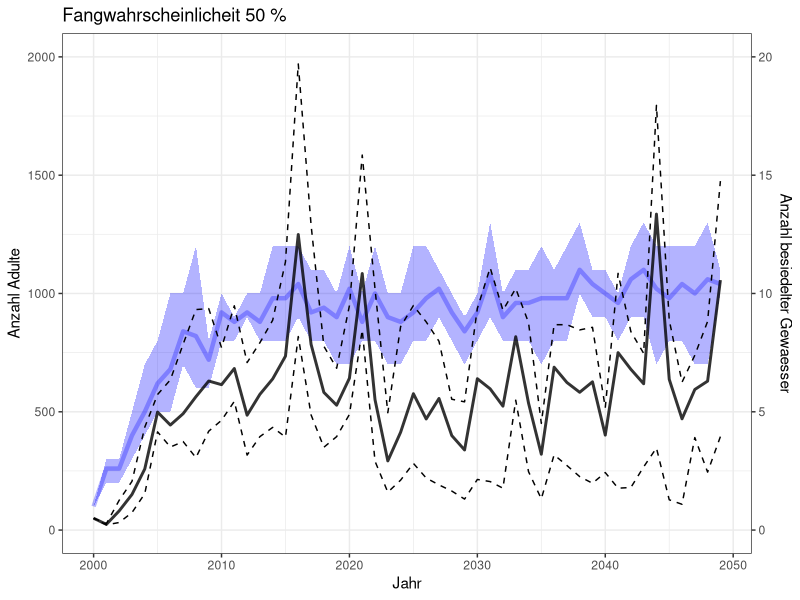
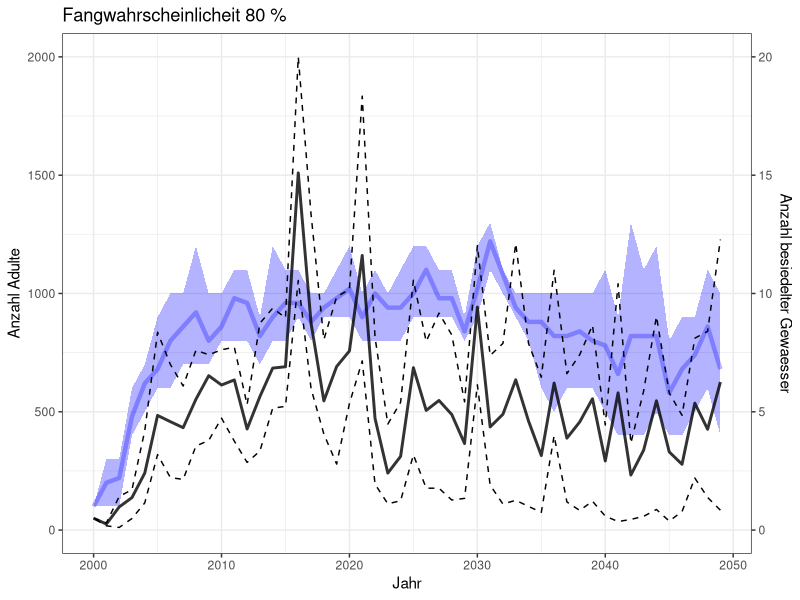
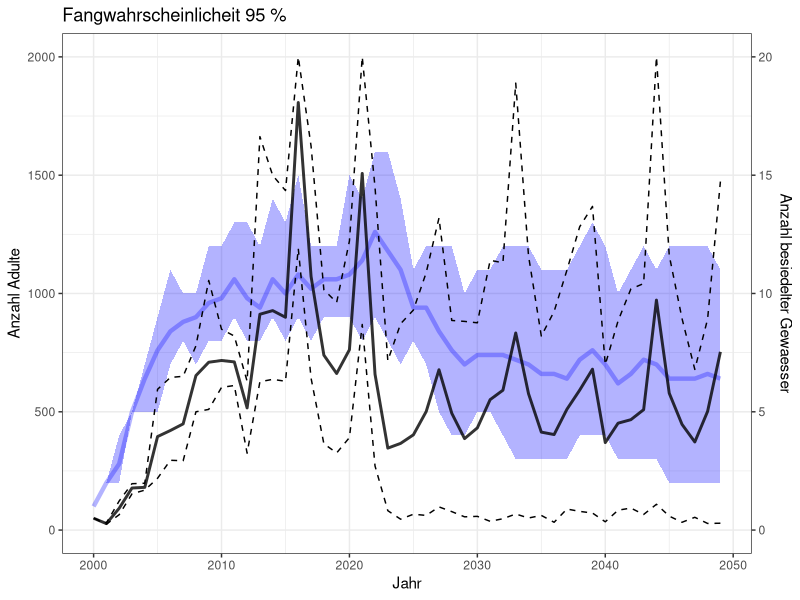
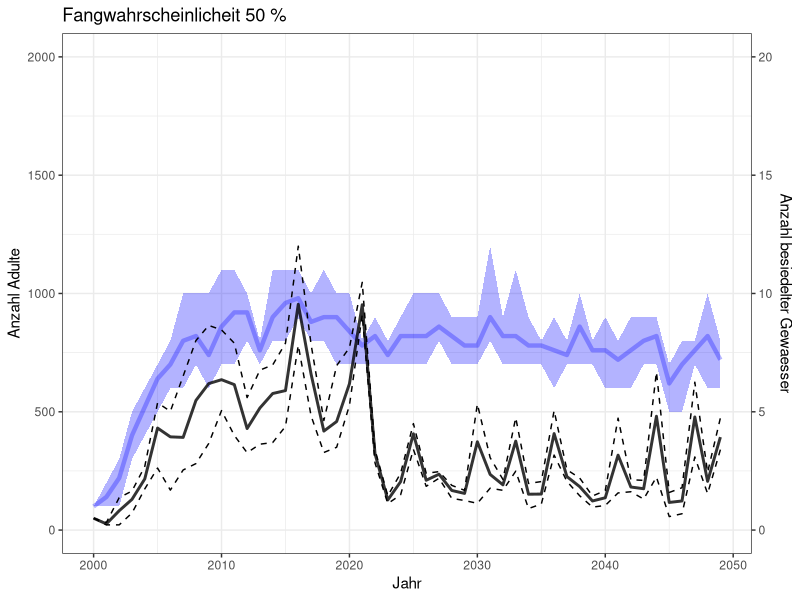
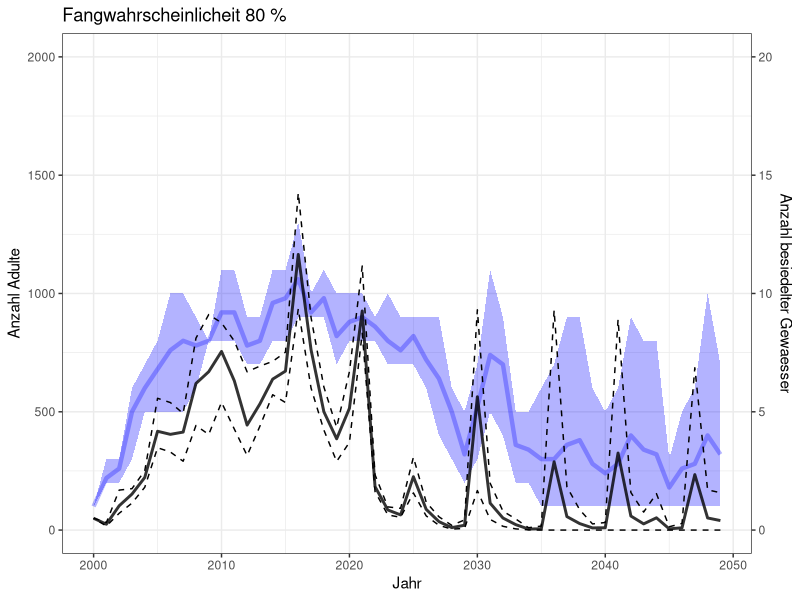
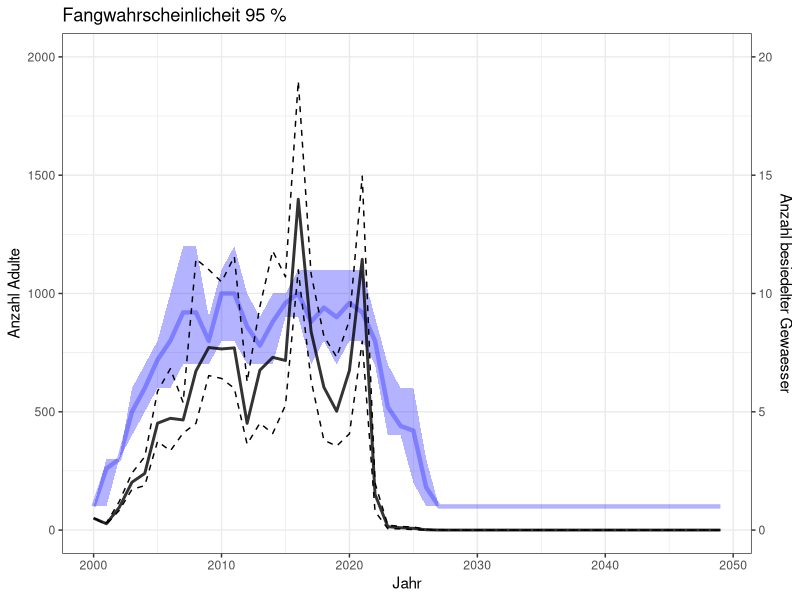

Generate these figures, in order, with R:
library(tidyverse)

data_4_11 <- read.table("excel/resultate_4.11.csv",sep=',', fill=TRUE, header=TRUE, quote="\"")
data_11_11 <- read.table("excel/resultate_11.11.csv",sep=',', fill=TRUE, header=TRUE, quote="\"")
data_13_11 <- read.table("excel/resultate_13.11.csv",sep=',', fill=TRUE, header=TRUE, quote="\"")

str(data_13_11)


for (datum in 2:3){
  
  if (datum == 1) {
    data<-data_4_11
  } else if (datum == 2) {
     data<-data_11_11
  } else {
     data <- data_13_11
  }
  
  pondList <- c()
  pondCount <- c()
  for ( pond in 1:nrow(data)){
    text <- data[pond,ncol(data)]
    if (nchar(text) <= 4) {pondList[pond] <- NA}
    else {pondList[pond] <- strsplit(substring(text,3,nchar(text)-2),",")}
    pondCount[pond] <- length(unlist(pondList[pond]))
  }
  
  pondList_summary <- levels(as.factor(unlist(pondList)))
  pondList_count <- c()
  for (pond in 1:length(pondList_summary)){
    pondList_count[pond] <- 0
    for (list in 1:length(pondList)) {
      if (pondList_summary[pond] %in% pondList[list][[1]]) {pondList_count[pond] <- pondList_count[pond]+1}
    }
  }
  pondList_Count <- round(pondList_count / 750,2)
  pondBesiedelt <- cbind(pondList_summary, pondList_Count)
  
  
  if (datum==1){
    data_2 <- cbind(data[,1:ncol(data)-1],pondCount)
    colnames(data_2) <- c("currentDate","probCatch","egg", "larva", "juvenil", "adult", "adultSlipped", "adultNotSliped",
                      "totCatched_adult", "totCatched_juv", "eggs_tot","larva_tot","juv_tot", "adult_tot", "migrantJuv_tot", "migrantAdult_tot")
  } else {
  data_2 <- cbind(data[,1:ncol(data)-1],pondCount)
  
  colnames(data_2) <- c("simulation", "currentDate","probCatch","egg", "larva", "juvenil", "adult", "adultSlipped", "adultNotSlipped",
                      "totCatched_adult", "totCatched_juv", "eggs_tot","larva_tot","juv_tot", "adult_tot", "migrantJuv_tot", "migrantAdult_tot", "pondCount")
  }
  
  levels <- as.numeric(levels(as.factor(data_2$probCatch)))
  
  data_2$year <- as.integer(substring(data_2$currentDate,8,11))
  level_year <- as.numeric(levels(as.factor(data_2$year)))
  
  for (pc in 1:length(levels)) {
      
    data_pc <- data_2[data_2$probCatch==levels[pc],]
    
    data_min <- c()
    data_max <- c()
    data_mean <- c()
    pond_min <- c()
    pond_max <- c()
    pond_mean <- c()
    
    for (i in 1:length(level_year)) {
      data_min[i] <- min((data_pc %>% filter(data_pc$year==level_year[i]))$adult)
      data_max[i] <- max((data_pc %>% filter(data_pc$year==level_year[i]))$adult)
      data_mean[i] <- mean((data_pc %>% filter(data_pc$year==level_year[i]))$adult)
      pond_min[i] <- min((data_pc %>% filter(data_pc$year==level_year[i]))$pondCount)*100
      pond_max[i] <- max((data_pc %>% filter(data_pc$year==level_year[i]))$pondCount)*100
      pond_mean[i] <- mean((data_pc %>% filter(data_pc$year==level_year[i]))$pondCount)*100
    }
    
    data_graph_res <- data.frame(
      year = level_year,
      min = data_min,
      max = data_max,
      mean = data_mean,
      pond_min = pond_min,
      pond_max = pond_max,
      pond_mean = pond_mean
    )
    
    filter_year <- (data_graph_res %>% filter(data_graph_res$max > 2000))$year
    if (length(filter_year > 1)) {
      for (fy in 1:length(filter_year)) {
        data_graph_res[data_graph_res$year==filter_year[fy],3] <- 2000
      }
    }
    
    assign(paste("data_res",datum,pc,sep="_"),data_graph_res)
    
    assign(paste("graph_res",datum,pc,sep="_"), ggplot(data_graph_res, aes(year, mean)) + 
          # geom_point(aes(y=pond_mean,x=year),shape=15,color='blue',size=1.5, alpha=0.5) +
          geom_ribbon(aes(ymin=pond_min,ymax=pond_max), fill='blue', alpha=0.3) +
          geom_line(aes(y=pond_mean,x=year),color='blue',linewidth=1.5,alpha=0.3) +
          # geom_point() +
          geom_ribbon(aes(ymin=min,ymax=max), color='black',linetype=2, fill=NA) +
          geom_line(color='black',size=1,alpha=0.8) +
          # geom_linerange(aes(ymin=min, ymax=max)) +
          ggtitle(paste("Fangwahrscheinlicheit", paste(levels[pc]*100,'%'), sep=" ")) +
          ylab(("Anzahl Adulte")) +
          xlab("Jahr") + 
          scale_y_continuous(limits=c(0,2000),
            sec.axis = sec_axis(~./100,name="Anzahl besiedelter Gewaesser")
          ) +
          theme(axis.title.y.right=element_text(angle = 90),
                axis.line.y.right=element_line(colour='blue'),
                axis.ticks.y.right=element_line(colour='blue'),
                axis.line.y.left=element_line(colour='black'))+
          theme_bw()
      )
    }
}

  # ##### alte Daten
  # 
  # 
  # data <- data1
  # 
  # levels <- as.numeric(levels(as.factor(data$probCatch)))
  # 
  # data$year <- as.integer(substring(data$currentDate,8,11))
  # level_year <- as.numeric(levels(as.factor(data$year)))
  # data$fangquote_adult <- data$totCatched_adult/data$adult
  # 
  # for ( pc in 1:length(levels)) {
  #   
  #   data_pc <- data[data$probCatch==levels[pc],]
  #   
  #   data_min <- c()
  #   data_max <- c()
  #   data_mean <- c()
  #   data_fangquote_1 <- c()
  #   data_fangquote_2 <- c()
  #   data_fangquote_3 <- c()
  #   
  #   for (i in 1:length(level_year)) {
  #     data_min[i] <- min((data_pc %>% filter(data_pc$year==level_year[i]))$adult)
  #     data_max[i] <- max((data_pc %>% filter(data_pc$year==level_year[i]))$adult)
  #     data_mean[i] <- mean((data_pc %>% filter(data_pc$year==level_year[i]))$adult)
  #     data_fangquote_1[i] <- (data_pc %>% filter(data_pc$year==level_year[i]))$fangquote_adult[1]
  #     data_fangquote_2[i] <- (data_pc %>% filter(data_pc$year==level_year[i]))$fangquote_adult[2]
  #     data_fangquote_3[i] <- (data_pc %>% filter(data_pc$year==level_year[i]))$fangquote_adult[3]
  #   }
  #   
  #   data_graph <- data.frame(
  #     year = level_year,
  #     min = data_min,
  #     max = data_max,
  #     mean = data_mean,
  #     fq_1 = data_fangquote_1*2000,
  #     fq_2 = data_fangquote_2*2000,
  #     fq_3 = data_fangquote_3*2000
  #   )
  #   filter_year <- (data_graph %>% filter(data_graph$max > 2000))$year
  #   data_graph[data_graph$year==filter_year,3] <- 2000
  #   
  #   assign(paste("adult_alt",pc,sep=""), ggplot(data_graph, aes(year, mean)) + 
  #            geom_point() +
  #            # geom_point(aes(year, fq_1), shape=4, color='grey')  +
  #            geom_linerange(aes(ymin=min, ymax=max)) +
  #            ggtitle(paste("Fangwahrscheinlicheit", levels[pc], sep=" ")) +
  #            ylab(("Anzahl Adulte")) +
  #            xlab("Jahr")
  #          # scale_y_continuous(limits=c(0,2000),
  #          # sec.axis = sec_axis(~./2000,name="Fangquote in %"))
  #   )
  # }
# }
